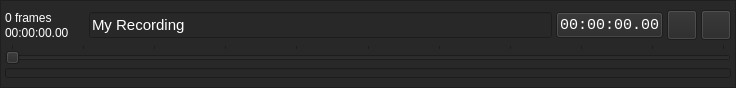
<?xml version="1.0" encoding="UTF-8"?>
<ui version="4.0">
 <class>Form</class>
 <widget class="QWidget" name="Form">
  <property name="geometry">
   <rect>
    <x>0</x>
    <y>0</y>
    <width>736</width>
    <height>88</height>
   </rect>
  </property>
  <property name="windowTitle">
   <string>Form</string>
  </property>
  <property name="styleSheet">
   <string notr="true">background-color: rgb(50, 50, 50);color: rgb(255, 255, 255);selection-background-color:rgb(140, 140, 140)</string>
  </property>
  <layout class="QVBoxLayout" name="verticalLayout_2">
   <property name="margin">
    <number>0</number>
   </property>
   <item>
    <widget class="QFrame" name="frame">
     <property name="styleSheet">
      <string notr="true">background-color: rgb(40,40,40);</string>
     </property>
     <property name="frameShape">
      <enum>QFrame::StyledPanel</enum>
     </property>
     <property name="frameShadow">
      <enum>QFrame::Raised</enum>
     </property>
     <layout class="QVBoxLayout" name="verticalLayout_4">
      <property name="leftMargin">
       <number>4</number>
      </property>
      <property name="topMargin">
       <number>2</number>
      </property>
      <property name="rightMargin">
       <number>4</number>
      </property>
      <property name="bottomMargin">
       <number>2</number>
      </property>
      <item>
       <layout class="QVBoxLayout" name="verticalLayout_5">
        <property name="spacing">
         <number>4</number>
        </property>
        <item>
         <layout class="QHBoxLayout" name="horizontalLayout_3">
          <item>
           <layout class="QVBoxLayout" name="verticalLayout">
            <property name="spacing">
             <number>0</number>
            </property>
            <item>
             <widget class="QLabel" name="label_2">
              <property name="minimumSize">
               <size>
                <width>80</width>
                <height>0</height>
               </size>
              </property>
              <property name="text">
               <string>0 frames</string>
              </property>
             </widget>
            </item>
            <item>
             <widget class="QLabel" name="label">
              <property name="minimumSize">
               <size>
                <width>80</width>
                <height>0</height>
               </size>
              </property>
              <property name="text">
               <string>00:00:00.00</string>
              </property>
             </widget>
            </item>
           </layout>
          </item>
          <item>
           <widget class="QLineEdit" name="uiRecordingName">
            <property name="minimumSize">
             <size>
              <width>0</width>
              <height>26</height>
             </size>
            </property>
            <property name="font">
             <font>
              <pointsize>11</pointsize>
             </font>
            </property>
            <property name="text">
             <string>My Recording</string>
            </property>
           </widget>
          </item>
          <item>
           <widget class="QPushButton" name="uiTimeCode">
            <property name="font">
             <font>
              <family>Lucida Console</family>
              <pointsize>11</pointsize>
             </font>
            </property>
            <property name="text">
             <string>00:00:00.00</string>
            </property>
           </widget>
          </item>
          <item>
           <layout class="QHBoxLayout" name="horizontalLayout_2">
            <item>
             <widget class="QPushButton" name="uiPlayBtn">
              <property name="sizePolicy">
               <sizepolicy hsizetype="Fixed" vsizetype="Fixed">
                <horstretch>0</horstretch>
                <verstretch>0</verstretch>
               </sizepolicy>
              </property>
              <property name="maximumSize">
               <size>
                <width>30</width>
                <height>30</height>
               </size>
              </property>
              <property name="text">
               <string/>
              </property>
              <property name="icon">
               <iconset>
                <normaloff>images/playBtn.png</normaloff>images/playBtn.png</iconset>
              </property>
             </widget>
            </item>
            <item>
             <widget class="QPushButton" name="uiRecordBtn">
              <property name="sizePolicy">
               <sizepolicy hsizetype="Fixed" vsizetype="Fixed">
                <horstretch>0</horstretch>
                <verstretch>0</verstretch>
               </sizepolicy>
              </property>
              <property name="maximumSize">
               <size>
                <width>30</width>
                <height>30</height>
               </size>
              </property>
              <property name="text">
               <string/>
              </property>
              <property name="icon">
               <iconset>
                <normaloff>images/recordBtn.png</normaloff>images/recordBtn.png</iconset>
              </property>
             </widget>
            </item>
           </layout>
          </item>
         </layout>
        </item>
        <item>
         <widget class="QSlider" name="uiTimeSlider">
          <property name="maximum">
           <number>240</number>
          </property>
          <property name="orientation">
           <enum>Qt::Horizontal</enum>
          </property>
          <property name="tickPosition">
           <enum>QSlider::TicksAbove</enum>
          </property>
          <property name="tickInterval">
           <number>24</number>
          </property>
         </widget>
        </item>
        <item>
         <widget class="QProgressBar" name="progressBar">
          <property name="maximumSize">
           <size>
            <width>16777215</width>
            <height>10</height>
           </size>
          </property>
          <property name="styleSheet">
           <string notr="true">selection-background-color: rgb(140, 0, 0);</string>
          </property>
          <property name="maximum">
           <number>240</number>
          </property>
          <property name="value">
           <number>0</number>
          </property>
          <property name="textVisible">
           <bool>false</bool>
          </property>
         </widget>
        </item>
       </layout>
      </item>
     </layout>
    </widget>
   </item>
  </layout>
 </widget>
 <resources/>
 <connections>
  <connection>
   <sender>uiTimeSlider</sender>
   <signal>valueChanged(int)</signal>
   <receiver>progressBar</receiver>
   <slot>setValue(int)</slot>
   <hints>
    <hint type="sourcelabel">
     <x>265</x>
     <y>50</y>
    </hint>
    <hint type="destinationlabel">
     <x>389</x>
     <y>74</y>
    </hint>
   </hints>
  </connection>
  <connection>
   <sender>uiTimeSlider</sender>
   <signal>rangeChanged(int,int)</signal>
   <receiver>progressBar</receiver>
   <slot>setRange(int,int)</slot>
   <hints>
    <hint type="sourcelabel">
     <x>327</x>
     <y>46</y>
    </hint>
    <hint type="destinationlabel">
     <x>334</x>
     <y>74</y>
    </hint>
   </hints>
  </connection>
 </connections>
</ui>
